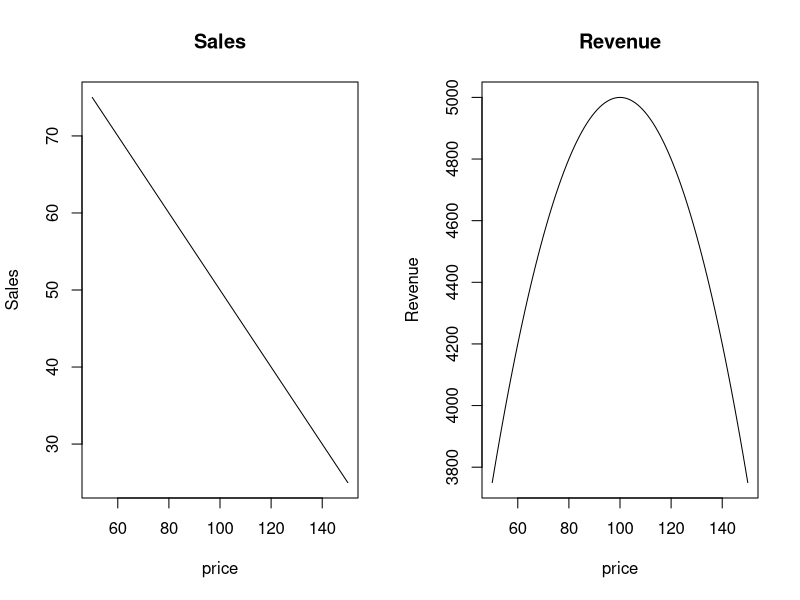

Reproduce this figure in R.
## ---- chunk 1

str(iris)
head(iris)
iris.num <- iris[, -5]
 
colSums(iris.num)
colMeans(iris.num)
 
apply(iris.num, 2, min)
apply(iris.num, 2, max)
 
sapply(iris.num, min)
sapply(iris.num, max)
 

## ---- chunk 2

format(12345.6789, digits=9, decimal.mark=",",
   big.mark=" ",small.mark=".", , small.interval=3)
 
x <- colMeans(mtcars[, 1:4])
format(x, digits=2, nsmall=2)

## ---- chunk 3

x <- seq(0.5, 0.55, 0.01)
x
sprintf("%.1f %%", 100*x)
 
set.seed(1)
x <- 1000*runif(5)
x
sprintf("$ %3.2f", x)
 
## ---- chunk 4

stuff <- c("bread", "cookies")
price <- c(2.1, 4)
sprintf("%s costed $ %3.2f ", stuff, price)
 
## ---- chunk 5

head(mtcars)
with(mtcars, mtcars[order(hp), ])
with(mtcars, mtcars[order(hp, decreasing=TRUE), ])
 
## ---- chunk 6

mtcars <- within(mtcars,
   mpgClass <- ifelse(mpg < mean(mpg), "Low", "High"))
 
mtcars[mtcars$mpgClass == "High", ]
 

## ---- chunk 7

with(mtcars, mean(mpg))
with(mtcars, mean(mpg[hp < 150]))
with(mtcars, mean(mpg[hp >= 150]))
with(mtcars, length(mpg[hp > 150]))
 
## ---- chunk 8

x <- matrix(1:12, ncol=3)
x
t(x)
 
t(mtcars[1:4, ])
 
## ---- chunk 9

unique(mtcars$cyl)
dupes <- duplicated(iris)
head(dupes)
which(dupes)
iris[dupes, ]
iris[!dupes, ]
nrow(iris[!dupes, ])
 
## ---- chunk 10

index <- match("Toyota Corolla", rownames(mtcars))
index
mtcars[index, 1:4]
 

## ---- chunk 11

with(mtcars, tapply(hp, list(cyl, gear), mean))

aggregate(hp~cyl+gear+am, mtcars, mean)
 
## ---- chunk 12

sales <- function(price) { 100 - 0.5 * price }
revenue <- function(price) { price * sales(price) }
 
 
par(mfrow=c(1, 2))
curve(sales, from=50, to=150, xname="price", ylab="Sales", main="Sales")
curve(revenue, from=50, to=150, xname="price", ylab="Revenue", main="Revenue")
par(mfrow=c(1, 1))
 
optimize(revenue, interval=c(50, 150), maximum=TRUE)
